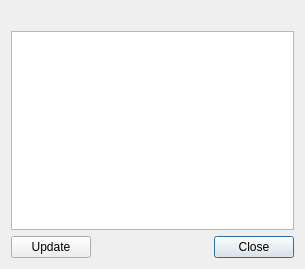
<?xml version="1.0" encoding="UTF-8"?>
<ui version="4.0">
 <class>Location</class>
 <widget class="QDialog" name="Location">
  <property name="geometry">
   <rect>
    <x>0</x>
    <y>0</y>
    <width>305</width>
    <height>269</height>
   </rect>
  </property>
  <property name="windowTitle">
   <string>Location</string>
  </property>
  <layout class="QVBoxLayout" name="verticalLayout">
   <item>
    <widget class="QLabel" name="label">
     <property name="text">
      <string/>
     </property>
    </widget>
   </item>
   <item>
    <widget class="QPlainTextEdit" name="locationBox"/>
   </item>
   <item>
    <layout class="QHBoxLayout" name="horizontalLayout">
     <item>
      <widget class="QPushButton" name="update">
       <property name="text">
        <string>Update</string>
       </property>
       <property name="autoDefault">
        <bool>false</bool>
       </property>
      </widget>
     </item>
     <item>
      <spacer name="horizontalSpacer">
       <property name="orientation">
        <enum>Qt::Horizontal</enum>
       </property>
       <property name="sizeHint" stdset="0">
        <size>
         <width>40</width>
         <height>20</height>
        </size>
       </property>
      </spacer>
     </item>
     <item>
      <widget class="QPushButton" name="close">
       <property name="text">
        <string>Close</string>
       </property>
      </widget>
     </item>
    </layout>
   </item>
  </layout>
 </widget>
 <resources/>
 <connections>
  <connection>
   <sender>close</sender>
   <signal>clicked()</signal>
   <receiver>Location</receiver>
   <slot>reject()</slot>
   <hints>
    <hint type="sourcelabel">
     <x>257</x>
     <y>237</y>
    </hint>
    <hint type="destinationlabel">
     <x>152</x>
     <y>134</y>
    </hint>
   </hints>
  </connection>
  <connection>
   <sender>update</sender>
   <signal>clicked()</signal>
   <receiver>Location</receiver>
   <slot>accept()</slot>
   <hints>
    <hint type="sourcelabel">
     <x>47</x>
     <y>237</y>
    </hint>
    <hint type="destinationlabel">
     <x>152</x>
     <y>134</y>
    </hint>
   </hints>
  </connection>
 </connections>
</ui>
